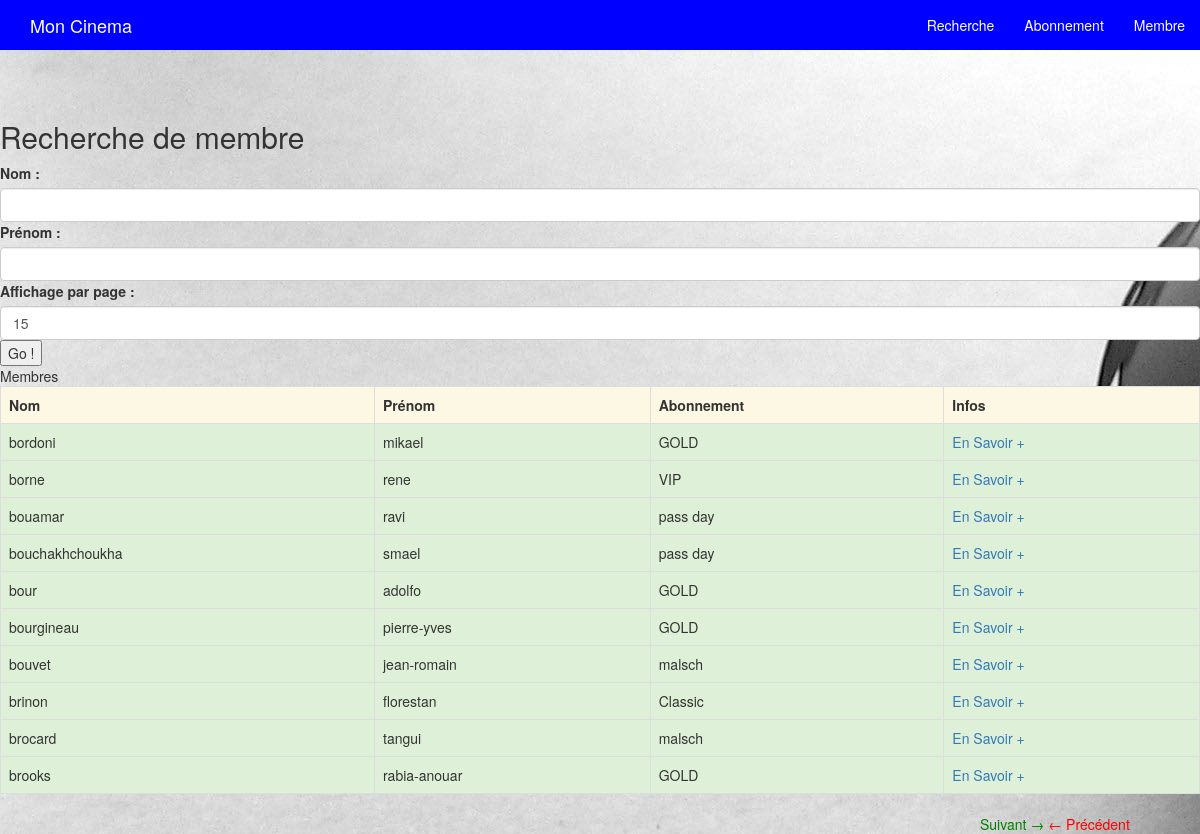
Screenshot of /membre.php?&limit=10&page=4 with the database file from the repository.
### tables this page shows
CREATE TABLE `tp_membre` (
  `id_membre` int(11) NOT NULL,
  `id_fiche_perso` int(11) NOT NULL,
  `id_abo` int(11) DEFAULT NULL,
  `date_abo` datetime DEFAULT NULL,
  `id_dernier_film` int(11) NOT NULL,
  `date_dernier_film` datetime DEFAULT NULL,
  `date_inscription` datetime DEFAULT NULL
);

CREATE TABLE `tp_fiche_personne` (
  `id_perso` int(11) NOT NULL,
  `nom` varchar(255) NOT NULL,
  `prenom` varchar(255) NOT NULL,
  `date_naissance` datetime NOT NULL,
  `email` varchar(255) DEFAULT NULL,
  `adresse` varchar(255) NOT NULL,
  `cpostal` varchar(255) DEFAULT NULL,
  `ville` varchar(255) DEFAULT NULL,
  `pays` varchar(255) DEFAULT NULL
);

CREATE TABLE `tp_abonnement` (
  `id_abo` int(11) NOT NULL,
  `nom` varchar(255) NOT NULL,
  `resum` varchar(255) NOT NULL,
  `prix` int(11) NOT NULL,
  `duree_abo` tinyint(4) NOT NULL
);

### membre.php (the view, shortened to what this page needs)
<?php include "base_donnees.php";
$query = 'SELECT `tp_membre`.`id_membre`, `tp_fiche_personne`.`nom` AS nom, `tp_fiche_personne`.`prenom` AS prenom , `tp_abonnement`.`nom` AS abo FROM `tp_membre` LEFT JOIN `tp_fiche_personne` ON `tp_membre`.`id_fiche_perso`=`tp_fiche_personne`.`id_perso` LEFT JOIN `tp_abonnement` ON `tp_abonnement`.`id_abo`=`tp_membre`.`id_abo`';
$emplace = array();
$query .= ' ORDER BY nom';
$resultats = $bdd->prepare($query);
$resultats->execute($emplace);
$pagination = $resultats->fetchAll();
$nbMembre = count($pagination);
$limit = 10;
if(isset($_GET['page']))
{
  $Pageact = $_GET['page'];
}
else
{
  $Pageact = 1;
}
if(isset($_GET['limit']))
{
  $limit = $_GET['limit'];
  $query .= ' LIMIT '.(($Pageact - 1)*$limit).", $limit";
}
else
{
  $query .= ' LIMIT '.(($Pageact - 1)*$limit).", $limit";
}
$resultats = $bdd->prepare($query);
$resultats->execute($emplace);
$categories = $resultats->fetchAll();
$nbPages = ceil($nbMembre/$limit);
?>
<!DOCTYPE html>
<html lang="fr">
<head>
  <link href="../../dist/css/bootstrap.min.css" rel="stylesheet">
  <link rel="stylesheet" href="https://maxcdn.bootstrapcdn.com/bootstrap/3.3.7/css/bootstrap.min.css">
  <link rel="stylesheet" href="style.css">
</head>
<body>
  <nav class="navbar-fixed-top">
    <div class="container-fluid">
      <div class="navbar-header">
        <a class="navbar-brand" href="#">Mon Cinema</a>
      </div>
      <div id="navbar" class="navbar-collapse collapse">
        <ul class="nav navbar-nav navbar-right">
        <li><a href="index.php">Recherche</a></li>
        <li><a href="abonnement.php">Abonnement</a></li>
        <li><a href="membre.php">Membre</a></li>
      </ul>
     </div>
   </div>
 </nav>
 <div id="main">
      <h2>Recherche de membre</h2>
      <form method="GET" name="searchMember" action="membre.php" >
        <label for="nom">Nom : </label>
        <input type="text" class="form-control" id="nom" name="nom" />
        <label for="prenom">Prénom : </label>
        <input type="text" id="prenom" class="form-control" name="prenom" />
        <label for="limit">Affichage par page :</label>
        <input type="number" id="limit" name="limit"  class="form-control" value="15" min="0" />
        <input type="submit" id="valid" name="Validation" value="Go !" />
      </form>
      <header>Membres</header>
      <table id="indexMembres" class="table table-bordered">
        <tr class="warning">
          <th>Nom</th>
          <th>Prénom</th>
          <th>Abonnement</th>
          <th>Infos</th>
        </tr>
        <?php
        if(!empty($categories))
        {
          foreach($categories as $elem)
          {
            ?>
            <tr class="success">
              <td><?php echo $elem['nom']; ?></td>
              <td><?php echo $elem['prenom']; ?></td>
              <td><?php echo $elem['abo']; ?></td>
              <td><a href="ficheMembre.php<?php echo "?"."id=".$elem['id_membre']?>">En Savoir +</a></td>
            </tr>
            <?php
          }
        }
        else
        {
          ?>
          <tr><td><?php echo "Aucun resultat "; ?></td></tr>
          <?php
        }
        ?>
      </table>
      <?php
      if($Pageact < $nbPages)
      {
        ?>
        <a href='<?php echo "?"; if(isset($nom)) echo "nom=" . $nom; if(isset($prenom)) echo "&amp;prenom=" . $prenom; if(isset($limit)) echo "&amp;limit=" .$limit; echo "&amp;page=" . ($Pageact+1); ?>' class="next" title="lien vers la page suivante">Suivant &rarr;</a>
        <?php
      }
      if($Pageact > 1)
      {
        ?>
        <a href='<?php echo "?"; if(isset($nom)) echo "nom=" . $nom; if(isset($prenom)) echo "&amp;prenom=" . $prenom; if(isset($limit)) echo "&amp;limit=" .$limit; echo "&amp;page=" . ($Pageact-1); ?>' class="previous" title="lien vers la page précédente">&larr; Précédent</a>
        <?php
      }
      ?>
  </div>

### style.css (style rules this page uses)
body { padding-top: 100px; background-image: url("cinee.jpeg"); }
nav { background-color: blue; }
nav a { color: #ffffff; }
.next { padding-left: 980px; color: green; }
.previous { color: red; }

### rows the page displays
tp_membre: tp_fiche_personne.nom "bordoni", tp_fiche_personne.prenom "mikael", id_abo.nom "GOLD"
tp_membre: tp_fiche_personne.nom "borne", tp_fiche_personne.prenom "rene", id_abo.nom "VIP"
tp_membre: tp_fiche_personne.nom "bouamar", tp_fiche_personne.prenom "ravi", id_abo.nom "pass day"
tp_membre: tp_fiche_personne.nom "bouchakhchoukha", tp_fiche_personne.prenom "smael", id_abo.nom "pass day"
tp_membre: tp_fiche_personne.nom "bour", tp_fiche_personne.prenom "adolfo", id_abo.nom "GOLD"
tp_membre: tp_fiche_personne.nom "bourgineau", tp_fiche_personne.prenom "pierre-yves", id_abo.nom "GOLD"
tp_membre: tp_fiche_personne.nom "bouvet", tp_fiche_personne.prenom "jean-romain", id_abo.nom "malsch"
tp_membre: tp_fiche_personne.nom "brinon", tp_fiche_personne.prenom "florestan", id_abo.nom "Classic"
tp_membre: tp_fiche_personne.nom "brocard", tp_fiche_personne.prenom "tangui", id_abo.nom "malsch"
tp_membre: tp_fiche_personne.nom "brooks", tp_fiche_personne.prenom "rabia-anouar", id_abo.nom "GOLD"
